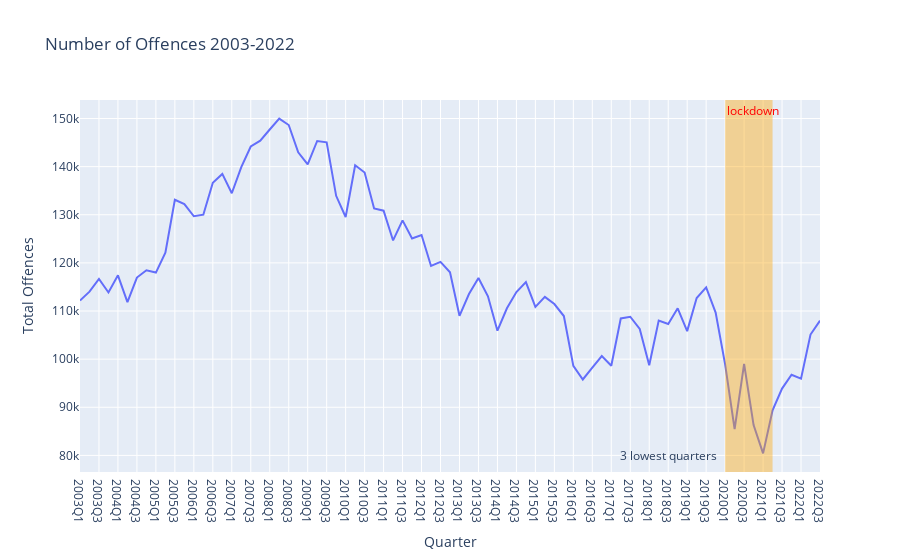

The notebook cell saved with this chart:
### Code cell
# Visualise crime counts over time, marking period of lockdown


fig = px.line(  
    data_frame=quarters,    
    x=quarters.index,   y='VALUE', labels={'VALUE': 'Total Offences'},
    title='Number of Offences 2003-2022')

"""Add shaded area
https://stackoverflow.com/questions/55062965/python-how-to-make-shaded-areas-or-alternating-background-color-using-plotly
"""

fig.add_vrect(x0="2020Q1", x1="2021Q2", 
              fillcolor="orange", opacity=0.4, line_width=0, 
              annotation_text="lockdown", annotation_position="top left",
              annotation_font_color="red")

fig.add_annotation(x='2018Q3', y='80000',
            text="3 lowest quarters",
            showarrow=False)


fig.show()

### Figure 1 — Plotly figure (JSON) as saved in the notebook; plotly's stock layout.template omitted (floating-point values rounded to 4 significant figures)
{"data": [{"hovertemplate": "Quarter=%{x}<br>Total Offences=%{y}<extra></extra>", "legendgroup": "", "line": {"color": "#636efa", "dash": "solid"}, "marker": {"symbol": "circle"}, "mode": "lines", "name": "", "orientation": "v", "showlegend": false, "type": "scatter", "x": ["2003Q1", "2003Q2", "2003Q3", "2003Q4", "2004Q1", "2004Q2", "2004Q3", "2004Q4", "2005Q1", "2005Q2", "2005Q3", "2005Q4", "2006Q1", "2006Q2", "2006Q3", "2006Q4", "2007Q1", "2007Q2", "2007Q3", "2007Q4", "2008Q1", "2008Q2", "2008Q3", "2008Q4", "2009Q1", "2009Q2", "2009Q3", "2009Q4", "2010Q1", "2010Q2", "2010Q3", "2010Q4", "2011Q1", "2011Q2", "2011Q3", "2011Q4", "2012Q1", "2012Q2", "2012Q3", "2012Q4", "2013Q1", "2013Q2", "2013Q3", "2013Q4", "2014Q1", "2014Q2", "2014Q3", "2014Q4", "2015Q1", "2015Q2", "2015Q3", "2015Q4", "2016Q1", "2016Q2", "2016Q3", "2016Q4", "2017Q1", "2017Q2", "2017Q3", "2017Q4", "2018Q1", "2018Q2", "2018Q3", "2018Q4", "2019Q1", "2019Q2", "2019Q3", "2019Q4", "2020Q1", "2020Q2", "2020Q3", "2020Q4", "2021Q1", "2021Q2", "2021Q3", "2021Q4", "2022Q1", "2022Q2", "2022Q3"], "xaxis": "x", "y": [112168, 114033, 116684, 113854, 117415, 111861, 116956, 118460, 117989, 122143, 133123, 132220, 129691, 130014, 136670, 138493, 134474, 139895, 144184, 145395, 147719, 149985, 148648, 142983, 140457, 145332, 145058, 133942, 129534, 140296, 138790, 131308, 130853, 124667, 128834, 125092, 125808, 119356, 120210, 118061, 109004, 113533, 116865, 113054, 105906, 110569, 113945, 116000, 110859, 112949, 111456, 108961, 98613, 95779, 98227, 100632, 98642, 108459, 108817, 106264, 98740, 108029, 107308, 110562, 105827, 112697, 114904, 109671, 98909, 85465, 99022, 86302, 80416, 89373, 93887, 96755, 95945, 105111, 107998], "yaxis": "y"}], "layout": {"annotations": [{"font": {"color": "red"}, "showarrow": false, "text": "lockdown", "x": "2020Q1", "xanchor": "left", "xref": "x", "y": 1, "yanchor": "top", "yref": "y domain"}, {"showarrow": false, "text": "3 lowest quarters", "x": "2018Q3", "y": "80000"}], "legend": {"tracegroupgap": 0}, "shapes": [{"fillcolor": "orange", "line": {"width": 0}, "opacity": 0.4, "type": "rect", "x0": "2020Q1", "x1": "2021Q2", "xref": "x", "y0": 0, "y1": 1, "yref": "y domain"}], "title": {"text": "Number of Offences 2003-2022"}, "xaxis": {"anchor": "y", "domain": [0, 1], "title": {"text": "Quarter"}}, "yaxis": {"anchor": "x", "domain": [0, 1], "title": {"text": "Total Offences"}}}}
